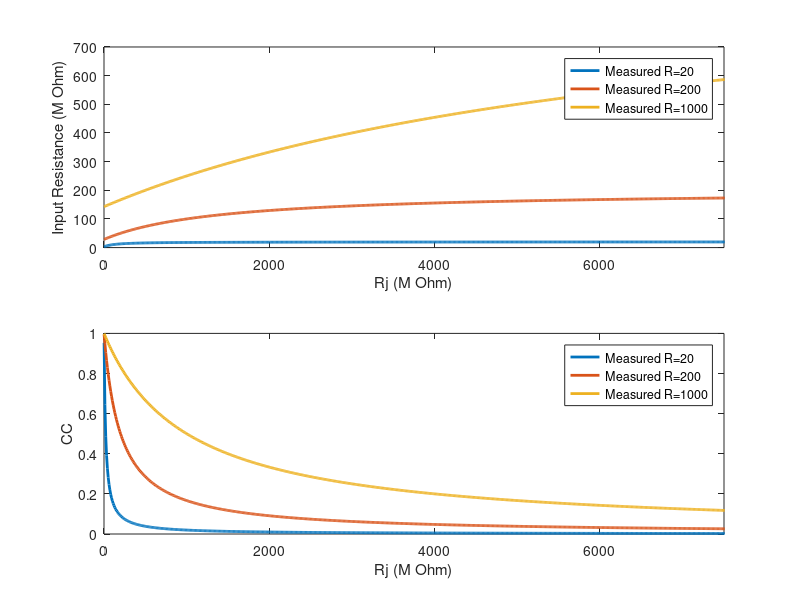
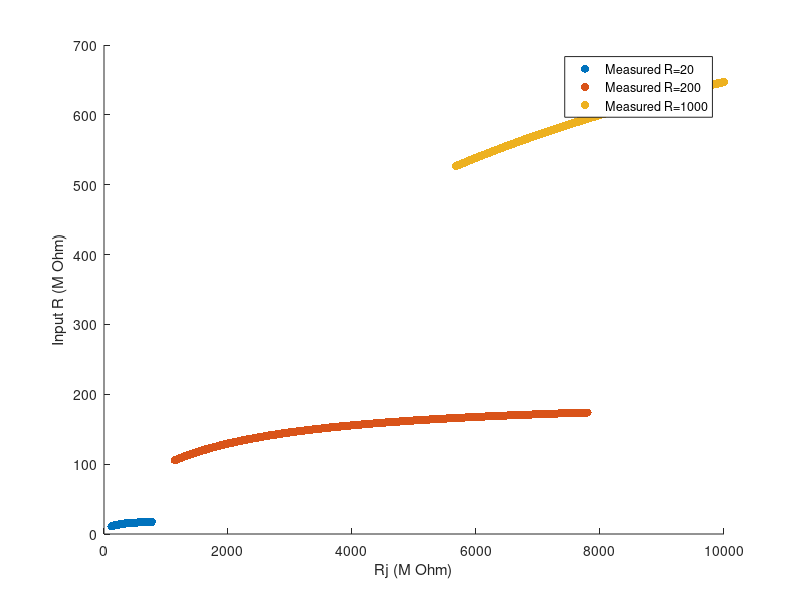
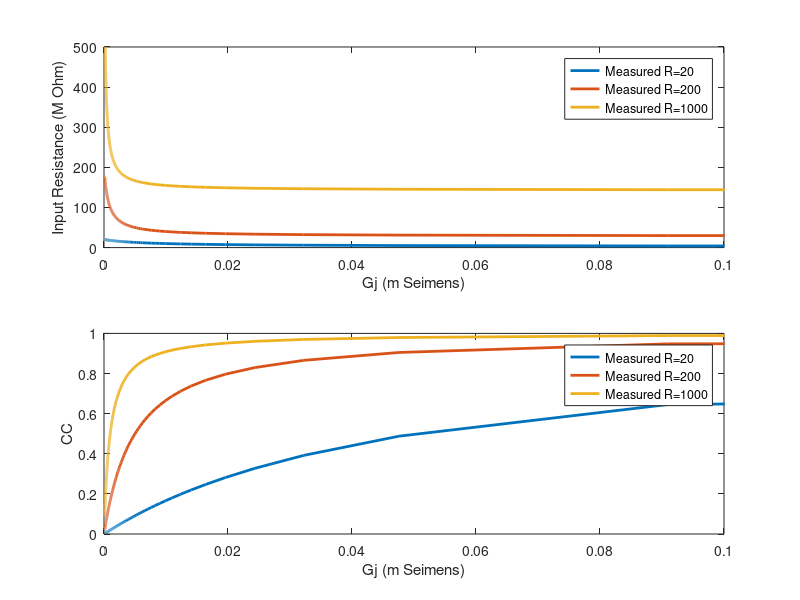

Write the MATLAB code that produced these figures, in order.
% Model of RPE cells
% How much does the input resistance change by just closing the gap
% junctions?

%% 2006 Fortier and Bagna
%%% Equation 10

% R1 = R11 * (Rj + Rn)/((Rj + Rn) - f*R11)
% simplified: R = R11 * (Rj + R)/((Rj + R) - f*R11)

%% solve algebraically
% syms R R_I R_j;
% eqn = R == RI * (R_j + R)/((R_j + R) - f*RI);
% S = solve(eqn, RI);

% RI = [R*(Rj + R)]/ [J + R + f*R]

%% known values
f = 6; % number of neighbors
Rj = linspace(1, 10000, 1000)'; % range of gap junction resistance values to be tested
R = [20, 200, 1000]; % measured input resistances tested


%%

RI_vals = nan(length(Rj), length(R)); % single cell input resistance values
CC_vals = nan(length(Rj), length(R)); % coupling coefficient values

for i = 1:length(R) % for each measured control resistance
    r = R(i);
    for j = 1:length(Rj) % for each gap junctional resistance
        rj = Rj(j);
        ri = (r*(rj+r)) / (rj + r + f*r);
        
        RI_vals(j, i) = ri;
        cc = r / (rj + r);
        CC_vals(j, i) = cc;
    end
end


figure;
subplot(2, 1, 1)
plot(Rj, RI_vals, 'LineWidth', 2)
xlabel('Rj (M Ohm)')
ylabel('Input Resistance (M Ohm)')
xlim([0 7500])
legend(cellstr(num2str(R', ' Measured R=%-d')))
subplot(2, 1, 2)
plot(Rj, CC_vals, 'LineWidth', 2)
xlabel('Rj (M Ohm)')
ylabel('CC')
xlim([0 7500])
legend(cellstr(num2str(R', ' Measured R=%-d')))

% 0.025 to 0.15 is the physiological range of coupling coefficients
Ind = CC_vals > 0.025 & CC_vals < 0.15;
RI_CC_vals = RI_vals;
RI_CC_vals(~Ind) = nan;
figure;
hold on
for x = 1:length(R)
    scatter(Rj, RI_CC_vals(:, x), 'filled')
end
xlabel('Rj (M Ohm)')
ylabel('Input R (M Ohm)')
legend(cellstr(num2str(R', 'Measured R=%-d')))

% plot in conductance
figure;
subplot(2, 1, 1)
plot(1./Rj, RI_vals, 'LineWidth', 2)
xlabel('Gj (m Seimens)')
xlim([0 0.1]); ylim([0 500]);
ylabel('Input Resistance (M Ohm)')
legend(cellstr(num2str(R', ' Measured R=%-d')))
subplot(2, 1, 2)
plot(1./Rj, CC_vals, 'LineWidth', 2)
xlabel('Gj (m Seimens)')
xlim([0 0.1])
ylabel('CC')
legend(cellstr(num2str(R', ' Measured R=%-d')))
